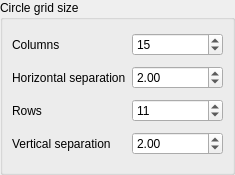
<?xml version="1.0" encoding="UTF-8"?>
<ui version="4.0">
 <class>ZCircleGridCalibrationPatternFinderConfigWidget</class>
 <widget class="QWidget" name="ZCircleGridCalibrationPatternFinderConfigWidget">
  <property name="geometry">
   <rect>
    <x>0</x>
    <y>0</y>
    <width>235</width>
    <height>175</height>
   </rect>
  </property>
  <property name="windowTitle">
   <string>Form</string>
  </property>
  <layout class="QVBoxLayout" name="verticalLayout">
   <property name="leftMargin">
    <number>0</number>
   </property>
   <property name="topMargin">
    <number>0</number>
   </property>
   <property name="rightMargin">
    <number>0</number>
   </property>
   <property name="bottomMargin">
    <number>0</number>
   </property>
   <item>
    <widget class="QGroupBox" name="groupBox_2">
     <property name="title">
      <string>Circle grid size</string>
     </property>
     <layout class="QGridLayout" name="gridLayout">
      <item row="0" column="0">
       <widget class="QLabel" name="label_15">
        <property name="text">
         <string>Columns</string>
        </property>
       </widget>
      </item>
      <item row="0" column="1">
       <widget class="QSpinBox" name="sizeColumnsSpinBox">
        <property name="value">
         <number>15</number>
        </property>
       </widget>
      </item>
      <item row="1" column="0">
       <widget class="QLabel" name="label_12">
        <property name="text">
         <string>Horizontal separation</string>
        </property>
       </widget>
      </item>
      <item row="1" column="1">
       <widget class="QDoubleSpinBox" name="sizeColWidthSpinBox">
        <property name="value">
         <double>2.000000000000000</double>
        </property>
       </widget>
      </item>
      <item row="2" column="0">
       <widget class="QLabel" name="label_16">
        <property name="text">
         <string>Rows</string>
        </property>
       </widget>
      </item>
      <item row="2" column="1">
       <widget class="QSpinBox" name="sizeRowsSpinBox">
        <property name="value">
         <number>11</number>
        </property>
       </widget>
      </item>
      <item row="3" column="0">
       <widget class="QLabel" name="label_17">
        <property name="text">
         <string>Vertical separation</string>
        </property>
       </widget>
      </item>
      <item row="3" column="1">
       <widget class="QDoubleSpinBox" name="sizeRowHeightSpinBox">
        <property name="value">
         <double>2.000000000000000</double>
        </property>
       </widget>
      </item>
     </layout>
    </widget>
   </item>
  </layout>
 </widget>
 <resources/>
 <connections/>
</ui>
